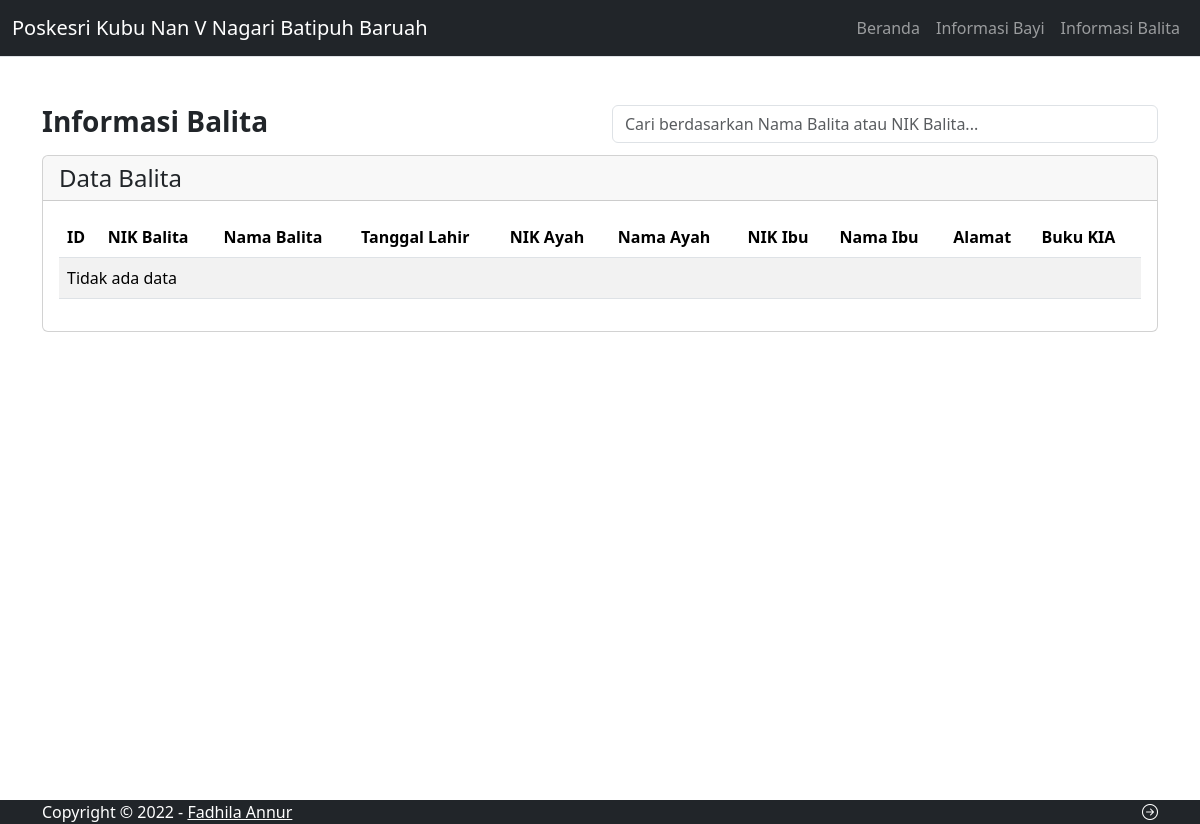
/ortu/informasiBalita.php, run on an earlier commit of the app's database.
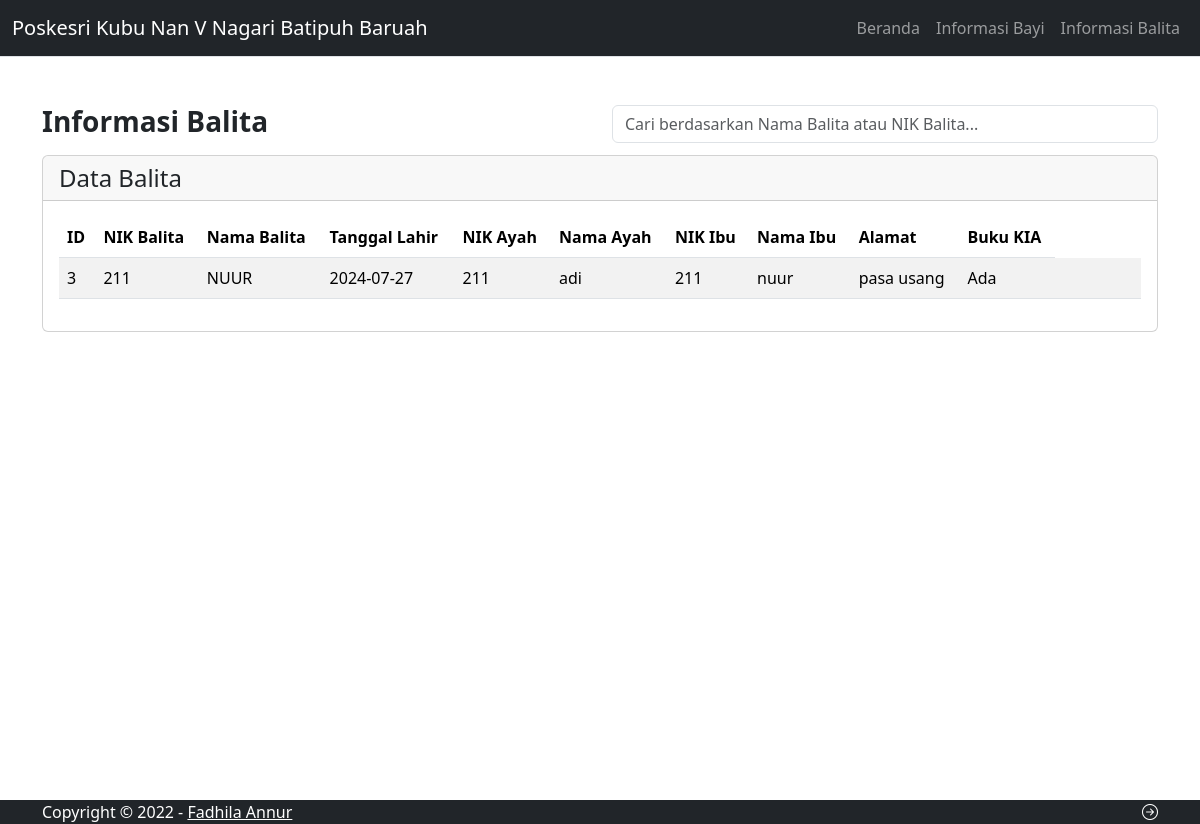
And on a later commit of the database.
### tables this page shows
CREATE TABLE `data_balita` (
  `id_data_balita` int(11) NOT NULL,
  `nik_balita` varchar(255) NOT NULL,
  `nama_balita` varchar(255) NOT NULL,
  `tgl_lhr` date NOT NULL,
  `nik_ayah` varchar(255) NOT NULL,
  `nama_ayah` varchar(255) NOT NULL,
  `nik_ibu` varchar(255) NOT NULL,
  `nama_ibu` varchar(255) NOT NULL,
  `alamat` varchar(255) NOT NULL,
  `buku_kia` enum('Ada','Tidak Ada') NOT NULL
);

### ortu/informasiBalita.php (the view, shortened to what the changed rows need)
<?php
include 'layout/header.php';
include '../koneksi.php';
$sql = "SELECT * FROM data_balita";
$result = $koneksi->query($sql);
?>
<?php include 'layout/navbar.php'; ?>
<div class="container my-xl-5">
    <div class="page-inner">
        <div class="row">
            <div class="col-md-12">
                <div class="card">
                    <div class="card-body">
                        <div class="table-responsive">
                            <table id="add-row" class="display table table-striped table-hover">
                                <thead>
                                    <tr>
                                        <th>ID</th>
                                        <th>NIK Balita</th>
                                        <th>Nama Balita</th>
                                        <th>Tanggal Lahir</th>
                                        <th>NIK Ayah</th>
                                        <th>Nama Ayah</th>
                                        <th>NIK Ibu</th>
                                        <th>Nama Ibu</th>
                                        <th>Alamat</th>
                                        <th>Buku KIA</th>
                                    </tr>
                                </thead>
                                <tbody>
                                    <?php
                                    if ($result->num_rows > 0) {
                                        while ($row = $result->fetch_assoc()) {
                                            ?>
                                            <tr>
                                                <td><?php echo $row['id_data_balita']; ?></td>
                                                <td><?php echo $row['nik_balita']; ?></td>
                                                <td><?php echo $row['nama_balita']; ?></td>
                                                <td><?php echo $row['tgl_lhr']; ?></td>
                                                <td><?php echo $row['nik_ayah']; ?></td>
                                                <td><?php echo $row['nama_ayah']; ?></td>
                                                <td><?php echo $row['nik_ibu']; ?></td>
                                                <td><?php echo $row['nama_ibu']; ?></td>
                                                <td><?php echo $row['alamat']; ?></td>
                                                <td><?php echo $row['buku_kia']; ?></td>
                                                <td>
                                                    <div class="form-button-action">
                                                        <button type="button" class="btn btn-link btn-primary btn-lg" onclick="editBalita(
                                                            <?php echo $row['id_data_balita']; ?>,
                                                            '<?php echo $row['nik_balita']; ?>',
                                                            '<?php echo $row['nama_balita']; ?>',
                                                            '<?php echo $row['tgl_lhr']; ?>',
                                                            '<?php echo $row['nik_ayah']; ?>',
                                                            '<?php echo $row['nama_ayah']; ?>',
                                                            '<?php echo $row['nik_ibu']; ?>',
                                                            '<?php echo $row['nama_ibu']; ?>',
                                                            '<?php echo $row['alamat']; ?>',
                                                            '<?php echo $row['buku_kia']; ?>'
                                                        )">
                                                        </button>
                                                        <a href="?delete=<?php echo $row['id_data_balita']; ?>" class="btn btn-link btn-danger" onclick="return confirm('Apakah Anda yakin ingin menghapus data ini?');">
                                                        </a>
                                                    </div>
                                                </td>
                                            </tr>
                                            <?php
                                        }
                                    } else {
                                        echo "<tr><td colspan='11'>Tidak ada data</td></tr>";
                                    }
                                    ?>
                                </tbody>
                            </table>
                        </div>
                    </div>
                </div>
            </div>
        </div>
    </div>
</div>
                                </div>
<?php include 'layout/footer.php'; ?>

What changed in the data, as far as the page shows it:
added data_balita: id_data_balita "3", nik_balita "211", nama_balita "NUUR", tgl_lhr "2024-07-27", nik_ayah "211", nama_ayah "adi", nik_ibu "211", nama_ibu "nuur", alamat "pasa usang", buku_kia "Ada"
Also different on the page:
text no longer shown: "Tidak ada data"
